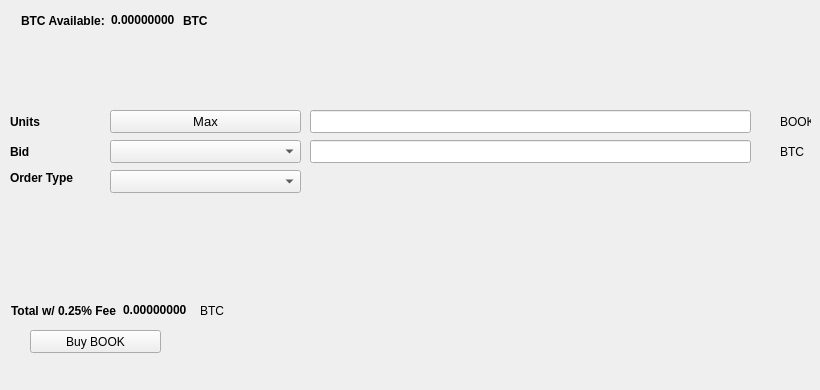
   <widget class="QWidget" name="BuyTab">
    <attribute name="title">
     <string>Buy</string>
    </attribute>
    <widget class="QPushButton" name="BuyBOOK">
     <property name="geometry">
      <rect>
       <x>30</x>
       <y>330</y>
       <width>131</width>
       <height>23</height>
      </rect>
     </property>
     <property name="text">
      <string>Buy BOOK</string>
     </property>
     <property name="icon">
      <iconset resource="../vibook.qrc">
       <normaloff>:/icons/bitcoin</normaloff>:/icons/bitcoin</iconset>
     </property>
    </widget>
    <widget class="QLabel" name="label_3">
     <property name="geometry">
      <rect>
       <x>10</x>
       <y>110</y>
       <width>46</width>
       <height>23</height>
      </rect>
     </property>
     <property name="font">
      <font>
       <weight>75</weight>
       <bold>true</bold>
      </font>
     </property>
     <property name="text">
      <string>Units</string>
     </property>
    </widget>
    <widget class="QLineEdit" name="UnitsInput">
     <property name="geometry">
      <rect>
       <x>310</x>
       <y>110</y>
       <width>441</width>
       <height>23</height>
      </rect>
     </property>
     <property name="font">
      <font>
       <pointsize>9</pointsize>
       <weight>75</weight>
       <bold>true</bold>
      </font>
     </property>
    </widget>
    <widget class="QLineEdit" name="BuyBidPriceEdit">
     <property name="geometry">
      <rect>
       <x>310</x>
       <y>140</y>
       <width>441</width>
       <height>23</height>
      </rect>
     </property>
     <property name="font">
      <font>
       <pointsize>9</pointsize>
       <weight>75</weight>
       <bold>true</bold>
      </font>
     </property>
    </widget>
    <widget class="QLabel" name="label_4">
     <property name="geometry">
      <rect>
       <x>780</x>
       <y>110</y>
       <width>31</width>
       <height>23</height>
      </rect>
     </property>
     <property name="text">
      <string>BOOK</string>
     </property>
    </widget>
    <widget class="QLabel" name="label_5">
     <property name="geometry">
      <rect>
       <x>780</x>
       <y>140</y>
       <width>31</width>
       <height>23</height>
      </rect>
     </property>
     <property name="text">
      <string>BTC</string>
     </property>
    </widget>
    <widget class="QLabel" name="label_6">
     <property name="geometry">
      <rect>
       <x>10</x>
       <y>140</y>
       <width>46</width>
       <height>23</height>
      </rect>
     </property>
     <property name="font">
      <font>
       <weight>75</weight>
       <bold>true</bold>
      </font>
     </property>
     <property name="text">
      <string>Bid</string>
     </property>
    </widget>
    <widget class="QLabel" name="label_7">
     <property name="geometry">
      <rect>
       <x>10</x>
       <y>170</y>
       <width>91</width>
       <height>16</height>
      </rect>
     </property>
     <property name="font">
      <font>
       <weight>75</weight>
       <bold>true</bold>
      </font>
     </property>
     <property name="text">
      <string>Order Type</string>
     </property>
    </widget>
    <widget class="QPushButton" name="Buy_Max_Amount">
     <property name="geometry">
      <rect>
       <x>110</x>
       <y>110</y>
       <width>191</width>
       <height>23</height>
      </rect>
     </property>
     <property name="font">
      <font>
       <pointsize>10</pointsize>
      </font>
     </property>
     <property name="text">
      <string>Max</string>
     </property>
    </widget>
    <widget class="QComboBox" name="BuyBidcomboBox">
     <property name="geometry">
      <rect>
       <x>110</x>
       <y>140</y>
       <width>191</width>
       <height>23</height>
      </rect>
     </property>
     <property name="font">
      <font>
       <pointsize>10</pointsize>
      </font>
     </property>
    </widget>
    <widget class="QComboBox" name="buyOrdertypeCombo">
     <property name="geometry">
      <rect>
       <x>110</x>
       <y>170</y>
       <width>191</width>
       <height>23</height>
      </rect>
     </property>
     <property name="font">
      <font>
       <pointsize>10</pointsize>
      </font>
     </property>
    </widget>
    <widget class="QWidget" name="layoutWidget1">
     <property name="geometry">
      <rect>
       <x>21</x>
       <y>11</y>
       <width>227</width>
       <height>19</height>
      </rect>
     </property>
     <layout class="QHBoxLayout" name="horizontalLayout_3">
      <item>
       <widget class="QLabel" name="label232">
        <property name="font">
         <font>
          <weight>75</weight>
          <bold>true</bold>
         </font>
        </property>
        <property name="text">
         <string>BTC Available:</string>
        </property>
       </widget>
      </item>
      <item>
       <widget class="QLabel" name="BtcAvailableLbl">
        <property name="palette">
         <palette>
          <active>
           <colorrole role="WindowText">
            <brush brushstyle="SolidPattern">
             <color alpha="255">
              <red>0</red>
              <green>0</green>
              <blue>0</blue>
             </color>
            </brush>
           </colorrole>
           <colorrole role="Button">
            <brush brushstyle="SolidPattern">
             <color alpha="255">
              <red>0</red>
              <green>170</green>
              <blue>0</blue>
             </color>
            </brush>
           </colorrole>
           <colorrole role="Light">
            <brush brushstyle="SolidPattern">
             <color alpha="255">
              <red>0</red>
              <green>255</green>
              <blue>0</blue>
             </color>
            </brush>
           </colorrole>
           <colorrole role="Midlight">
            <brush brushstyle="SolidPattern">
             <color alpha="255">
              <red>0</red>
              <green>212</green>
              <blue>0</blue>
             </color>
            </brush>
           </colorrole>
           <colorrole role="Dark">
            <brush brushstyle="SolidPattern">
             <color alpha="255">
              <red>0</red>
              <green>85</green>
              <blue>0</blue>
             </color>
            </brush>
           </colorrole>
           <colorrole role="Mid">
            <brush brushstyle="SolidPattern">
             <color alpha="255">
              <red>0</red>
              <green>113</green>
              <blue>0</blue>
             </color>
            </brush>
           </colorrole>
           <colorrole role="Text">
            <brush brushstyle="SolidPattern">
             <color alpha="255">
              <red>0</red>
              <green>170</green>
              <blue>0</blue>
             </color>
            </brush>
           </colorrole>
           <colorrole role="BrightText">
            <brush brushstyle="SolidPattern">
             <color alpha="255">
              <red>255</red>
              <green>255</green>
              <blue>255</blue>
             </color>
            </brush>
           </colorrole>
           <colorrole role="ButtonText">
            <brush brushstyle="SolidPattern">
             <color alpha="255">
              <red>0</red>
              <green>0</green>
              <blue>0</blue>
             </color>
            </brush>
           </colorrole>
           <colorrole role="Base">
            <brush brushstyle="SolidPattern">
             <color alpha="255">
              <red>255</red>
              <green>255</green>
              <blue>255</blue>
             </color>
            </brush>
           </colorrole>
           <colorrole role="Window">
            <brush brushstyle="SolidPattern">
             <color alpha="255">
              <red>0</red>
              <green>170</green>
              <blue>0</blue>
             </color>
            </brush>
           </colorrole>
           <colorrole role="Shadow">
            <brush brushstyle="SolidPattern">
             <color alpha="255">
              <red>0</red>
              <green>0</green>
              <blue>0</blue>
             </color>
            </brush>
           </colorrole>
           <colorrole role="AlternateBase">
            <brush brushstyle="SolidPattern">
             <color alpha="255">
              <red>127</red>
              <green>212</green>
              <blue>127</blue>
             </color>
            </brush>
           </colorrole>
           <colorrole role="ToolTipBase">
            <brush brushstyle="SolidPattern">
             <color alpha="255">
              <red>255</red>
              <green>255</green>
              <blue>220</blue>
             </color>
            </brush>
           </colorrole>
           <colorrole role="ToolTipText">
            <brush brushstyle="SolidPattern">
             <color alpha="255">
              <red>0</red>
              <green>0</green>
              <blue>0</blue>
             </color>
            </brush>
           </colorrole>
          </active>
          <inactive>
           <colorrole role="WindowText">
            <brush brushstyle="SolidPattern">
             <color alpha="255">
              <red>0</red>
              <green>0</green>
              <blue>0</blue>
             </color>
            </brush>
           </colorrole>
           <colorrole role="Button">
            <brush brushstyle="SolidPattern">
             <color alpha="255">
              <red>0</red>
              <green>170</green>
              <blue>0</blue>
             </color>
            </brush>
           </colorrole>
           <colorrole role="Light">
            <brush brushstyle="SolidPattern">
             <color alpha="255">
              <red>0</red>
              <green>255</green>
              <blue>0</blue>
             </color>
            </brush>
           </colorrole>
           <colorrole role="Midlight">
            <brush brushstyle="SolidPattern">
             <color alpha="255">
              <red>0</red>
              <green>212</green>
              <blue>0</blue>
             </color>
            </brush>
           </colorrole>
           <colorrole role="Dark">
            <brush brushstyle="SolidPattern">
             <color alpha="255">
              <red>0</red>
              <green>85</green>
              <blue>0</blue>
             </color>
            </brush>
           </colorrole>
           <colorrole role="Mid">
            <brush brushstyle="SolidPattern">
             <color alpha="255">
              <red>0</red>
              <green>113</green>
              <blue>0</blue>
             </color>
            </brush>
           </colorrole>
           <colorrole role="Text">
            <brush brushstyle="SolidPattern">
             <color alpha="255">
              <red>0</red>
              <green>170</green>
              <blue>0</blue>
             </color>
            </brush>
           </colorrole>
           <colorrole role="BrightText">
            <brush brushstyle="SolidPattern">
             <color alpha="255">
              <red>255</red>
              <green>255</green>
              <blue>255</blue>
             </color>
            </brush>
           </colorrole>
           <colorrole role="ButtonText">
            <brush brushstyle="SolidPattern">
             <color alpha="255">
              <red>0</red>
              <green>0</green>
              <blue>0</blue>
             </color>
            </brush>
           </colorrole>
           <colorrole role="Base">
            <brush brushstyle="SolidPattern">
             <color alpha="255">
              <red>255</red>
              <green>255</green>
              <blue>255</blue>
             </color>
            </brush>
           </colorrole>
           <colorrole role="Window">
            <brush brushstyle="SolidPattern">
             <color alpha="255">
              <red>0</red>
              <green>170</green>
              <blue>0</blue>
             </color>
            </brush>
           </colorrole>
           <colorrole role="Shadow">
            <brush brushstyle="SolidPattern">
             <color alpha="255">
              <red>0</red>
              <green>0</green>
              <blue>0</blue>
             </color>
            </brush>
           </colorrole>
           <colorrole role="AlternateBase">
            <brush brushstyle="SolidPattern">
             <color alpha="255">
              <red>127</red>
              <green>212</green>
              <blue>127</blue>
             </color>
            </brush>
           </colorrole>
           <colorrole role="ToolTipBase">
            <brush brushstyle="SolidPattern">
             <color alpha="255">
              <red>255</red>
              <green>255</green>
              <blue>220</blue>
             </color>
            </brush>
           </colorrole>
           <colorrole role="ToolTipText">
            <brush brushstyle="SolidPattern">
             <color alpha="255">
              <red>0</red>
              <green>0</green>
              <blue>0</blue>
             </color>
            </brush>
           </colorrole>
          </inactive>
          <disabled>
           <colorrole role="WindowText">
            <brush brushstyle="SolidPattern">
             <color alpha="255">
              <red>0</red>
              <green>85</green>
              <blue>0</blue>
             </color>
            </brush>
           </colorrole>
           <colorrole role="Button">
            <brush brushstyle="SolidPattern">
             <color alpha="255">
              <red>0</red>
              <green>170</green>
              <blue>0</blue>
             </color>
            </brush>
           </colorrole>
           <colorrole role="Light">
            <brush brushstyle="SolidPattern">
             <color alpha="255">
              <red>0</red>
              <green>255</green>
              <blue>0</blue>
             </color>
            </brush>
           </colorrole>
           <colorrole role="Midlight">
            <brush brushstyle="SolidPattern">
             <color alpha="255">
              <red>0</red>
              <green>212</green>
              <blue>0</blue>
             </color>
            </brush>
           </colorrole>
           <colorrole role="Dark">
            <brush brushstyle="SolidPattern">
             <color alpha="255">
              <red>0</red>
              <green>85</green>
              <blue>0</blue>
             </color>
            </brush>
           </colorrole>
           <colorrole role="Mid">
            <brush brushstyle="SolidPattern">
             <color alpha="255">
              <red>0</red>
              <green>113</green>
              <blue>0</blue>
             </color>
            </brush>
           </colorrole>
           <colorrole role="Text">
            <brush brushstyle="SolidPattern">
             <color alpha="255">
              <red>0</red>
              <green>85</green>
              <blue>0</blue>
             </color>
            </brush>
           </colorrole>
           <colorrole role="BrightText">
            <brush brushstyle="SolidPattern">
             <color alpha="255">
              <red>255</red>
              <green>255</green>
              <blue>255</blue>
             </color>
            </brush>
           </colorrole>
           <colorrole role="ButtonText">
            <brush brushstyle="SolidPattern">
             <color alpha="255">
              <red>0</red>
              <green>85</green>
              <blue>0</blue>
             </color>
            </brush>
           </colorrole>
           <colorrole role="Base">
            <brush brushstyle="SolidPattern">
             <color alpha="255">
              <red>0</red>
              <green>170</green>
              <blue>0</blue>
             </color>
            </brush>
           </colorrole>
           <colorrole role="Window">
            <brush brushstyle="SolidPattern">
             <color alpha="255">
              <red>0</red>
              <green>170</green>
              <blue>0</blue>
             </color>
            </brush>
           </colorrole>
           <colorrole role="Shadow">
            <brush brushstyle="SolidPattern">
             <color alpha="255">
              <red>0</red>
              <green>0</green>
              <blue>0</blue>
             </color>
            </brush>
           </colorrole>
           <colorrole role="AlternateBase">
            <brush brushstyle="SolidPattern">
             <color alpha="255">
              <red>0</red>
              <green>170</green>
              <blue>0</blue>
             </color>
            </brush>
           </colorrole>
           <colorrole role="ToolTipBase">
            <brush brushstyle="SolidPattern">
             <color alpha="255">
              <red>255</red>
              <green>255</green>
              <blue>220</blue>
             </color>
            </brush>
           </colorrole>
           <colorrole role="ToolTipText">
            <brush brushstyle="SolidPattern">
             <color alpha="255">
              <red>0</red>
              <green>0</green>
              <blue>0</blue>
             </color>
            </brush>
           </colorrole>
          </disabled>
         </palette>
        </property>
        <property name="font">
         <font>
          <weight>75</weight>
          <bold>true</bold>
         </font>
        </property>
        <property name="text">
         <string>0.00000000</string>
        </property>
        <property name="textInteractionFlags">
         <set>Qt::LinksAccessibleByMouse|Qt::TextSelectableByKeyboard|Qt::TextSelectableByMouse</set>
        </property>
       </widget>
      </item>
      <item>
       <widget class="QLabel" name="BtcAvailableLbl_2">
        <property name="font">
         <font>
          <weight>75</weight>
          <bold>true</bold>
         </font>
        </property>
        <property name="text">
         <string>BTC</string>
        </property>
       </widget>
      </item>
     </layout>
    </widget>
    <widget class="QWidget" name="layoutWidge2">
     <property name="geometry">
      <rect>
       <x>11</x>
       <y>301</y>
       <width>259</width>
       <height>19</height>
      </rect>
     </property>
     <layout class="QHBoxLayout" name="horizontalLayout_4">
      <item>
       <widget class="QLabel" name="label_9">
        <property name="font">
         <font>
          <weight>75</weight>
          <bold>true</bold>
         </font>
        </property>
        <property name="text">
         <string>Total w/ 0.25% Fee</string>
        </property>
       </widget>
      </item>
      <item>
       <widget class="QLabel" name="BuyCostLabel">
        <property name="palette">
         <palette>
          <active>
           <colorrole role="WindowText">
            <brush brushstyle="SolidPattern">
             <color alpha="255">
              <red>0</red>
              <green>0</green>
              <blue>0</blue>
             </color>
            </brush>
           </colorrole>
           <colorrole role="Button">
            <brush brushstyle="SolidPattern">
             <color alpha="255">
              <red>0</red>
              <green>170</green>
              <blue>0</blue>
             </color>
            </brush>
           </colorrole>
           <colorrole role="Light">
            <brush brushstyle="SolidPattern">
             <color alpha="255">
              <red>0</red>
              <green>255</green>
              <blue>0</blue>
             </color>
            </brush>
           </colorrole>
           <colorrole role="Midlight">
            <brush brushstyle="SolidPattern">
             <color alpha="255">
              <red>0</red>
              <green>212</green>
              <blue>0</blue>
             </color>
            </brush>
           </colorrole>
           <colorrole role="Dark">
            <brush brushstyle="SolidPattern">
             <color alpha="255">
              <red>0</red>
              <green>85</green>
              <blue>0</blue>
             </color>
            </brush>
           </colorrole>
           <colorrole role="Mid">
            <brush brushstyle="SolidPattern">
             <color alpha="255">
              <red>0</red>
              <green>113</green>
              <blue>0</blue>
             </color>
            </brush>
           </colorrole>
           <colorrole role="Text">
            <brush brushstyle="SolidPattern">
             <color alpha="255">
              <red>0</red>
              <green>170</green>
              <blue>0</blue>
             </color>
            </brush>
           </colorrole>
           <colorrole role="BrightText">
            <brush brushstyle="SolidPattern">
             <color alpha="255">
              <red>255</red>
              <green>255</green>
              <blue>255</blue>
             </color>
            </brush>
           </colorrole>
           <colorrole role="ButtonText">
            <brush brushstyle="SolidPattern">
             <color alpha="255">
              <red>0</red>
              <green>0</green>
              <blue>0</blue>
             </color>
            </brush>
           </colorrole>
           <colorrole role="Base">
            <brush brushstyle="SolidPattern">
             <color alpha="255">
              <red>255</red>
              <green>255</green>
              <blue>255</blue>
             </color>
            </brush>
           </colorrole>
           <colorrole role="Window">
            <brush brushstyle="SolidPattern">
             <color alpha="255">
              <red>0</red>
              <green>170</green>
              <blue>0</blue>
             </color>
            </brush>
           </colorrole>
           <colorrole role="Shadow">
            <brush brushstyle="SolidPattern">
             <color alpha="255">
              <red>0</red>
              <green>0</green>
              <blue>0</blue>
             </color>
            </brush>
           </colorrole>
           <colorrole role="AlternateBase">
            <brush brushstyle="SolidPattern">
             <color alpha="255">
              <red>127</red>
              <green>212</green>
              <blue>127</blue>
             </color>
            </brush>
           </colorrole>
           <colorrole role="ToolTipBase">
            <brush brushstyle="SolidPattern">
             <color alpha="255">
              <red>255</red>
              <green>255</green>
              <blue>220</blue>
             </color>
            </brush>
           </colorrole>
           <colorrole role="ToolTipText">
            <brush brushstyle="SolidPattern">
             <color alpha="255">
              <red>0</red>
              <green>0</green>
              <blue>0</blue>
             </color>
            </brush>
           </colorrole>
          </active>
          <inactive>
           <colorrole role="WindowText">
            <brush brushstyle="SolidPattern">
             <color alpha="255">
              <red>0</red>
              <green>0</green>
              <blue>0</blue>
             </color>
            </brush>
           </colorrole>
           <colorrole role="Button">
            <brush brushstyle="SolidPattern">
             <color alpha="255">
              <red>0</red>
              <green>170</green>
              <blue>0</blue>
             </color>
            </brush>
           </colorrole>
           <colorrole role="Light">
            <brush brushstyle="SolidPattern">
             <color alpha="255">
              <red>0</red>
              <green>255</green>
              <blue>0</blue>
             </color>
            </brush>
           </colorrole>
           <colorrole role="Midlight">
            <brush brushstyle="SolidPattern">
             <color alpha="255">
              <red>0</red>
              <green>212</green>
              <blue>0</blue>
             </color>
            </brush>
           </colorrole>
           <colorrole role="Dark">
            <brush brushstyle="SolidPattern">
             <color alpha="255">
              <red>0</red>
              <green>85</green>
              <blue>0</blue>
             </color>
            </brush>
           </colorrole>
           <colorrole role="Mid">
            <brush brushstyle="SolidPattern">
             <color alpha="255">
              <red>0</red>
              <green>113</green>
              <blue>0</blue>
             </color>
            </brush>
           </colorrole>
           <colorrole role="Text">
            <brush brushstyle="SolidPattern">
             <color alpha="255">
              <red>0</red>
              <green>170</green>
              <blue>0</blue>
             </color>
            </brush>
           </colorrole>
           <colorrole role="BrightText">
            <brush brushstyle="SolidPattern">
             <color alpha="255">
              <red>255</red>
              <green>255</green>
              <blue>255</blue>
             </color>
            </brush>
           </colorrole>
           <colorrole role="ButtonText">
            <brush brushstyle="SolidPattern">
             <color alpha="255">
              <red>0</red>
              <green>0</green>
              <blue>0</blue>
             </color>
            </brush>
           </colorrole>
           <colorrole role="Base">
            <brush brushstyle="SolidPattern">
             <color alpha="255">
              <red>255</red>
              <green>255</green>
              <blue>255</blue>
             </color>
            </brush>
           </colorrole>
           <colorrole role="Window">
            <brush brushstyle="SolidPattern">
             <color alpha="255">
              <red>0</red>
              <green>170</green>
              <blue>0</blue>
             </color>
            </brush>
           </colorrole>
           <colorrole role="Shadow">
            <brush brushstyle="SolidPattern">
             <color alpha="255">
              <red>0</red>
              <green>0</green>
              <blue>0</blue>
             </color>
            </brush>
           </colorrole>
           <colorrole role="AlternateBase">
            <brush brushstyle="SolidPattern">
             <color alpha="255">
              <red>127</red>
              <green>212</green>
              <blue>127</blue>
             </color>
            </brush>
           </colorrole>
           <colorrole role="ToolTipBase">
            <brush brushstyle="SolidPattern">
             <color alpha="255">
              <red>255</red>
              <green>255</green>
              <blue>220</blue>
             </color>
            </brush>
           </colorrole>
           <colorrole role="ToolTipText">
            <brush brushstyle="SolidPattern">
             <color alpha="255">
              <red>0</red>
              <green>0</green>
              <blue>0</blue>
             </color>
            </brush>
           </colorrole>
          </inactive>
          <disabled>
           <colorrole role="WindowText">
            <brush brushstyle="SolidPattern">
             <color alpha="255">
              <red>0</red>
              <green>85</green>
              <blue>0</blue>
             </color>
            </brush>
           </colorrole>
           <colorrole role="Button">
            <brush brushstyle="SolidPattern">
             <color alpha="255">
              <red>0</red>
              <green>170</green>
              <blue>0</blue>
             </color>
            </brush>
           </colorrole>
           <colorrole role="Light">
            <brush brushstyle="SolidPattern">
             <color alpha="255">
              <red>0</red>
              <green>255</green>
              <blue>0</blue>
             </color>
            </brush>
           </colorrole>
           <colorrole role="Midlight">
            <brush brushstyle="SolidPattern">
             <color alpha="255">
              <red>0</red>
              <green>212</green>
              <blue>0</blue>
             </color>
            </brush>
           </colorrole>
           <colorrole role="Dark">
            <brush brushstyle="SolidPattern">
             <color alpha="255">
              <red>0</red>
              <green>85</green>
              <blue>0</blue>
             </color>
            </brush>
           </colorrole>
           <colorrole role="Mid">
            <brush brushstyle="SolidPattern">
             <color alpha="255">
              <red>0</red>
              <green>113</green>
              <blue>0</blue>
             </color>
            </brush>
           </colorrole>
           <colorrole role="Text">
            <brush brushstyle="SolidPattern">
             <color alpha="255">
              <red>0</red>
              <green>85</green>
              <blue>0</blue>
             </color>
            </brush>
           </colorrole>
           <colorrole role="BrightText">
            <brush brushstyle="SolidPattern">
             <color alpha="255">
              <red>255</red>
              <green>255</green>
              <blue>255</blue>
             </color>
            </brush>
           </colorrole>
           <colorrole role="ButtonText">
            <brush brushstyle="SolidPattern">
             <color alpha="255">
              <red>0</red>
              <green>85</green>
              <blue>0</blue>
             </color>
            </brush>
           </colorrole>
           <colorrole role="Base">
            <brush brushstyle="SolidPattern">
             <color alpha="255">
              <red>0</red>
              <green>170</green>
              <blue>0</blue>
             </color>
            </brush>
           </colorrole>
           <colorrole role="Window">
            <brush brushstyle="SolidPattern">
             <color alpha="255">
              <red>0</red>
              <green>170</green>
              <blue>0</blue>
             </color>
            </brush>
           </colorrole>
           <colorrole role="Shadow">
            <brush brushstyle="SolidPattern">
             <color alpha="255">
              <red>0</red>
              <green>0</green>
              <blue>0</blue>
             </color>
            </brush>
           </colorrole>
           <colorrole role="AlternateBase">
            <brush brushstyle="SolidPattern">
             <color alpha="255">
              <red>0</red>
              <green>170</green>
              <blue>0</blue>
             </color>
            </brush>
           </colorrole>
           <colorrole role="ToolTipBase">
            <brush brushstyle="SolidPattern">
             <color alpha="255">
              <red>255</red>
              <green>255</green>
              <blue>220</blue>
             </color>
            </brush>
           </colorrole>
           <colorrole role="ToolTipText">
            <brush brushstyle="SolidPattern">
             <color alpha="255">
              <red>0</red>
              <green>0</green>
              <blue>0</blue>
             </color>
            </brush>
           </colorrole>
          </disabled>
         </palette>
        </property>
        <property name="font">
         <font>
          <weight>75</weight>
          <bold>true</bold>
         </font>
        </property>
        <property name="autoFillBackground">
         <bool>false</bool>
        </property>
        <property name="text">
         <string>0.00000000</string>
        </property>
        <property name="textInteractionFlags">
         <set>Qt::LinksAccessibleByMouse|Qt::TextSelectableByMouse</set>
        </property>
       </widget>
      </item>
      <item>
       <widget class="QLabel" name="label_10">
        <property name="font">
         <font>
          <weight>50</weight>
          <bold>false</bold>
         </font>
        </property>
        <property name="text">
         <string>BTC</string>
        </property>
       </widget>
      </item>
     </layout>
    </widget>
    <widget class="QLabel" name="label_24">
     <property name="geometry">
      <rect>
       <x>460</x>
       <y>300</y>
       <width>281</width>
       <height>81</height>
      </rect>
     </property>
     <property name="text">
      <string/>
     </property>
     <property name="pixmap">
      <pixmap>:/images/bittrex</pixmap>
     </property>
    </widget>
   </widget>
